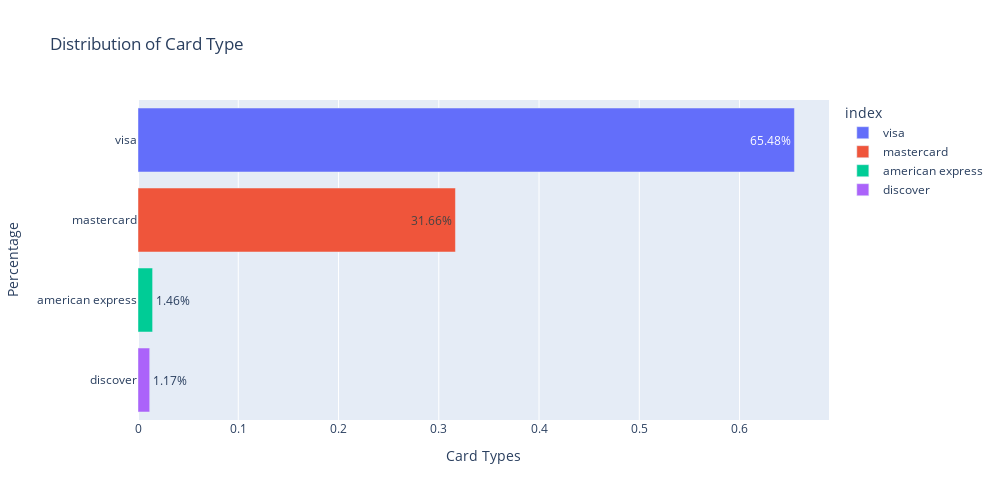

This figure's notebook cell:
### Code cell
Card_Dist = pd.value_counts(train['card4'],normalize= True, dropna = False)

# Dist of Card Types
fig = px.bar( 
    data_frame = Card_Dist,
    title='Distribution of Card Type',color = Card_Dist.keys(),
    text= Card_Dist.apply(lambda x: f'{x*100:.2f}%'),
    orientation='h'
    )

fig.update_layout(xaxis={'title': 'Card Types'},yaxis={'title': 'Percentage'}, height=500, width=1000)

### Figure 1 — Plotly figure (JSON) as saved in the notebook; plotly's stock layout.template omitted (floating-point values rounded to 4 significant figures)
{"data": [{"alignmentgroup": "True", "hovertemplate": "index=%{y}<br>value=%{x}<br>text=%{text}<extra></extra>", "legendgroup": "visa", "marker": {"color": "#636efa", "pattern": {"shape": ""}}, "name": "visa", "offsetgroup": "visa", "orientation": "h", "showlegend": true, "text": ["65.48%"], "textposition": "auto", "type": "bar", "x": [0.6548], "xaxis": "x", "y": ["visa"], "yaxis": "y"}, {"alignmentgroup": "True", "hovertemplate": "index=%{y}<br>value=%{x}<br>text=%{text}<extra></extra>", "legendgroup": "mastercard", "marker": {"color": "#EF553B", "pattern": {"shape": ""}}, "name": "mastercard", "offsetgroup": "mastercard", "orientation": "h", "showlegend": true, "text": ["31.66%"], "textposition": "auto", "type": "bar", "x": [0.3166], "xaxis": "x", "y": ["mastercard"], "yaxis": "y"}, {"alignmentgroup": "True", "hovertemplate": "index=%{y}<br>value=%{x}<br>text=%{text}<extra></extra>", "legendgroup": "american express", "marker": {"color": "#00cc96", "pattern": {"shape": ""}}, "name": "american express", "offsetgroup": "american express", "orientation": "h", "showlegend": true, "text": ["1.46%"], "textposition": "auto", "type": "bar", "x": [0.01456], "xaxis": "x", "y": ["american express"], "yaxis": "y"}, {"alignmentgroup": "True", "hovertemplate": "index=%{y}<br>value=%{x}<br>text=%{text}<extra></extra>", "legendgroup": "discover", "marker": {"color": "#ab63fa", "pattern": {"shape": ""}}, "name": "discover", "offsetgroup": "discover", "orientation": "h", "showlegend": true, "text": ["1.17%"], "textposition": "auto", "type": "bar", "x": [0.01167], "xaxis": "x", "y": ["discover"], "yaxis": "y"}], "layout": {"barmode": "relative", "height": 500, "legend": {"title": {"text": "index"}, "tracegroupgap": 0}, "title": {"text": "Distribution of Card Type"}, "width": 1000, "xaxis": {"anchor": "y", "domain": [0, 1], "title": {"text": "Card Types"}}, "yaxis": {"anchor": "x", "categoryarray": [null, "discover", "american express", "mastercard", "visa"], "categoryorder": "array", "domain": [0, 1], "title": {"text": "Percentage"}}}}
